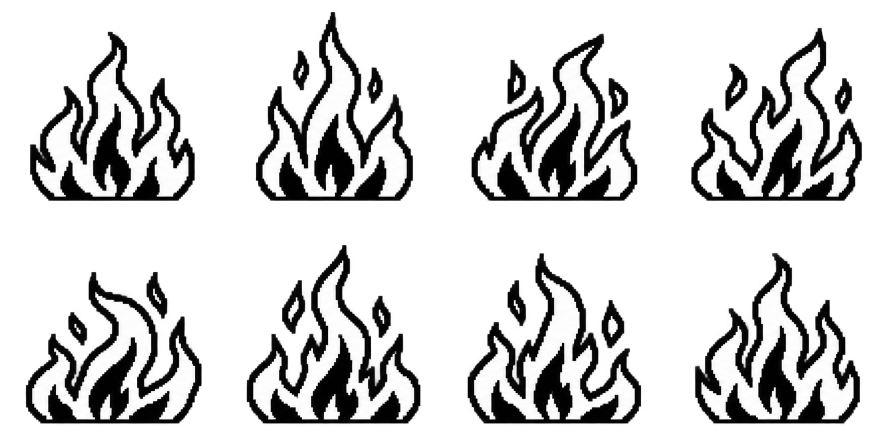
#> input picture art/frying-effects/flame-source.png, 1774 x 887 px (shown at 1/2 size); its folder holds 2 pictures in this run
$ python pack_frying_effects.py
#> lines starting #> are read from the running program, lines starting #| are printed output that depends on the picture; after the words box and inside, x2 and y2 are one past the last pixel; in counts of white or black regions, pixels touching at a corner belong together
"""Export imagegen's 4x2 animation sheets to Playdate 1-bit image tables.

Only uniform cell extraction, sizing and palette/alpha conversion happen here;
the eight animation poses are authored in the source art, not synthesized.
Run from any directory with Python + Pillow.
"""
from pathlib import Path

from PIL import Image

ROOT = Path(__file__).resolve().parents[1]
ART = ROOT / "art/frying-effects"
OUTPUT = ROOT / "source/resource/grill"


def pack(name, size, vertical_crop=(0, 1)):
#> called with name = 'flame', size = (64, 56), vertical_crop = (0, 1)
    source = Image.open(ART / f"{name}-source.png").convert("RGBA")
#> source is the input picture: PIL image 1774x887 RGBA; mean R, G, B, A 38.8, 38.7, 38.7, 82
    sheet = Image.new("RGBA", (size[0] * 4, size[1] * 2))
#> sheet: PIL image 256x112 RGBA; every value is 0
    for index in range(8):
        col, row = index % 4, index // 4
        # Fractional boundaries also handle generated canvases not divisible by 4.
        left, right = round(col * source.width / 4), round((col + 1) * source.width / 4)
        top = round((row + vertical_crop[0]) * source.height / 2)
        bottom = round((row + vertical_crop[1]) * source.height / 2)
        frame = source.crop((left, top, right, bottom)).resize(size, Image.Resampling.LANCZOS)
        alpha = frame.getchannel("A").point(lambda value: 255 if value >= 128 else 0)
        monochrome = frame.convert("L").point(lambda value: 255 if value >= 128 else 0)
        frame = Image.merge("RGBA", (monochrome, monochrome, monochrome, alpha))
        sheet.paste(frame, (col * size[0], row * size[1]))
#> this loop made 8 passes
#> pass 1, in pack, `alpha = frame.getchannel("A").point(lambda value: 255 if value >= 128 ..`:
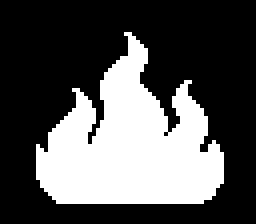
#> alpha: PIL image 64x56 L (shown 4 times larger); 32.8% white; 1 white region, box (x1, y1, x2, y2) and area: (9, 8, 56, 51) 1175
#> pass 1, in pack, `frame = Image.merge("RGBA", (monochrome, monochrome, monochrome, alpha))`:
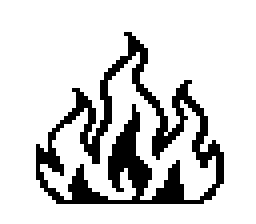
#> frame: PIL image 64x56 RGBA (shown 4 times larger); mean R, G, B, A 40.5, 40.5, 40.5, 83.6; transparent parts drawn white
#> after the loop:
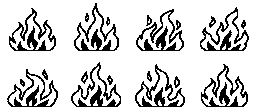
#> sheet: PIL image 256x112 RGBA; mean R, G, B, A 38.1, 38.1, 38.1, 83.2; transparent parts drawn white
    OUTPUT.mkdir(parents=True, exist_ok=True)
    path = OUTPUT / f"{name}-table-{size[0]}-{size[1]}.png"
    sheet.save(path)
    print(f"{path.relative_to(ROOT)}: 8 frames, {size[0]}x{size[1]}, black/white/transparent")
#| source/resource/grill/flame-table-64-56.png: 8 frames, 64x56, black/white/transparent


if __name__ == "__main__":
    pack("flame", (64, 56))
    # Identical crop for all frames preserves the ring's anchor and splash travel.
    pack("oil-bubbles", (84, 42), (0.25, 0.75))
#> call 2 of pack, with name = 'oil-bubbles', size = (84, 42), vertical_crop = (0.25, 0.75)
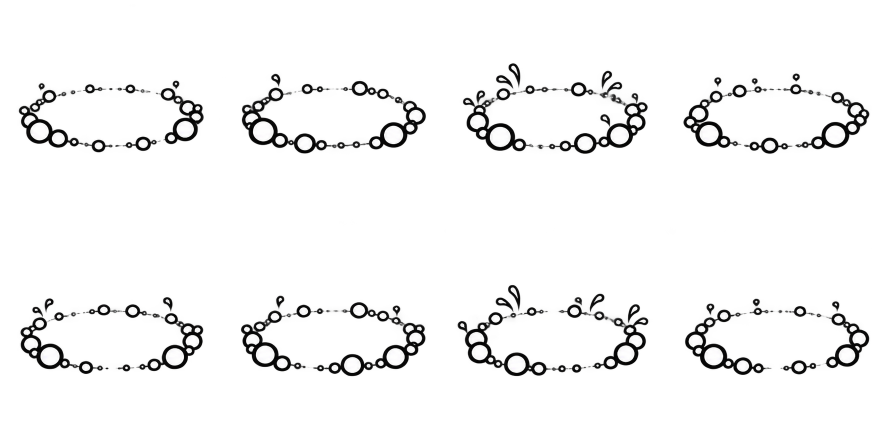
#> input picture art/frying-effects/oil-bubbles-source.png, 1774 x 887 px (shown at 1/2 size)
#> in pack, source is the input picture: PIL image 1774x887 RGBA; mean R, G, B, A 9.4, 9.4, 9.3, 18.6
#> in pack (call 2), `sheet = Image.new("RGBA", (size[0] * 4, size[1] * 2))`: sheet: PIL image 336x84 RGBA; every value is 0
#> the loop in pack (call 2), `for index in range(8):` made 8 passes
#> pass 1, in pack (call 2), `monochrome = frame.convert("L").point(lambda value: 255 if value >= 12..`:
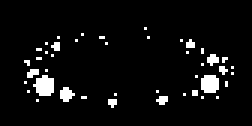
#> monochrome: PIL image 84x42 L (shown 3 times larger); 5.3% white in thin lines or dots, all inside (x1, y1, x2, y2) = (8, 9, 78, 36)
#> after the loop in pack (call 2), `for index in range(8):`:
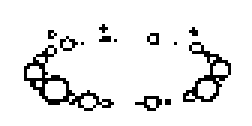
#> frame: PIL image 84x42 RGBA (shown 3 times larger); mean R, G, B, A 13.9, 13.9, 13.9, 33.2; transparent parts drawn white
#> after the loop in pack (call 2), `for index in range(8):`:
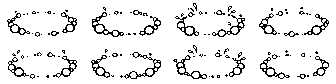
#> sheet: PIL image 336x84 RGBA; mean R, G, B, A 15.1, 15.1, 15.1, 36.9; transparent parts drawn white
#| source/resource/grill/oil-bubbles-table-84-42.png: 8 frames, 84x42, black/white/transparent
